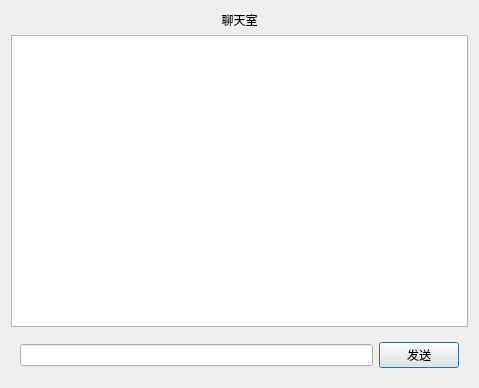
<?xml version="1.0" encoding="UTF-8"?>
<ui version="4.0">
 <class>clientchat</class>
 <widget class="QDialog" name="clientchat">
  <property name="geometry">
   <rect>
    <x>0</x>
    <y>0</y>
    <width>479</width>
    <height>388</height>
   </rect>
  </property>
  <property name="windowTitle">
   <string>Dialog</string>
  </property>
  <layout class="QVBoxLayout" name="verticalLayout">
   <item>
    <widget class="QLabel" name="label">
     <property name="text">
      <string>聊天室</string>
     </property>
     <property name="alignment">
      <set>Qt::AlignCenter</set>
     </property>
    </widget>
   </item>
   <item>
    <widget class="QPlainTextEdit" name="plainTextEdit"/>
   </item>
   <item>
    <widget class="QWidget" name="widget" native="true">
     <layout class="QHBoxLayout" name="horizontalLayout">
      <item>
       <widget class="QLineEdit" name="lineEdit"/>
      </item>
      <item>
       <widget class="QPushButton" name="pushButton">
        <property name="text">
         <string>发送</string>
        </property>
       </widget>
      </item>
     </layout>
    </widget>
   </item>
  </layout>
 </widget>
 <resources/>
 <connections/>
</ui>
